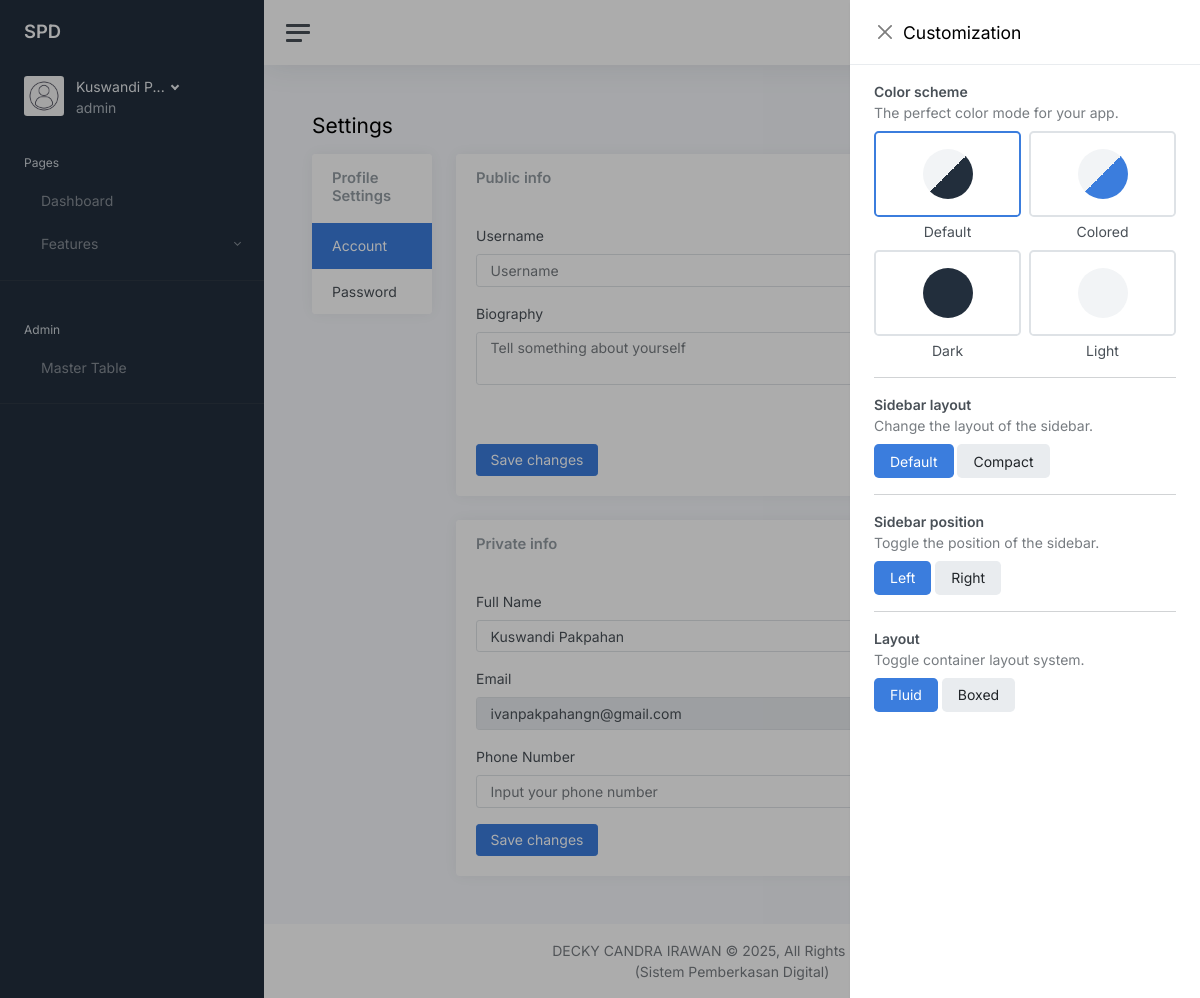
Page /settings (signed in) on the earlier database version.
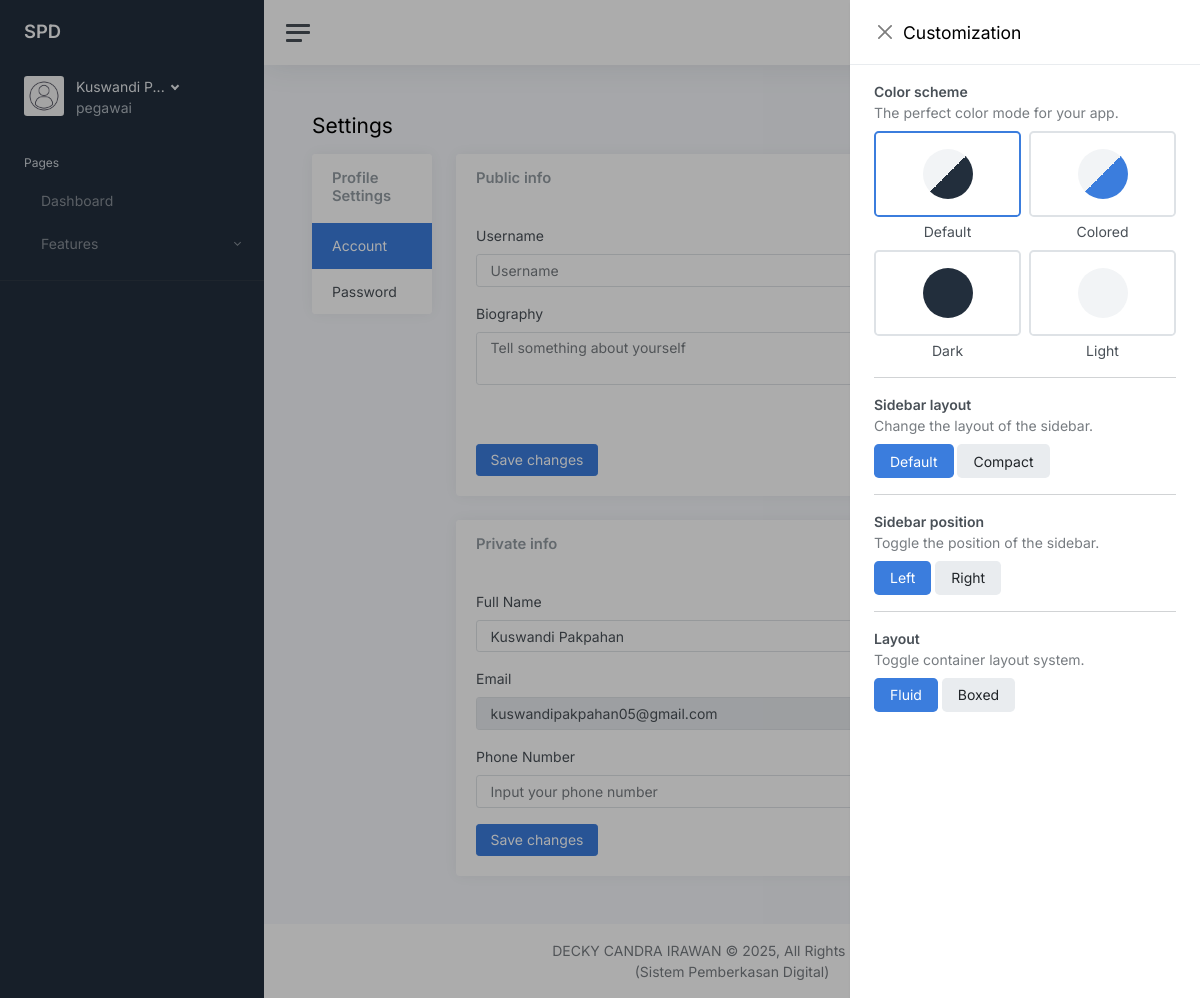
Same page on the later database version.
### tables this page shows
CREATE TABLE users (
                    id INTEGER PRIMARY KEY AUTOINCREMENT,
                    username TEXT,
                    password_hash TEXT NOT NULL,
                    name TEXT,
                    phone_number TEXT,
                    email TEXT UNIQUE NOT NULL,
                    biography TEXT,
                    role TEXT NOT NULL,
                    profile_pict TEXT,
                    reset_token TEXT,
                    reset_token_time TIMESTAMP,
                    remember TEXT,
                    created_at TIMESTAMP DEFAULT CURRENT_TIMESTAMP,
                    updated_at TIMESTAMP       
                );

### controllers/views.py (the view)
@views_blueprint.route('/settings', methods=['GET', 'POST'])
@login_required
def settings():
    if request.method == 'GET':
        session['csrf_token'] = secrets.token_hex(16)
    return render_template('profile_settings.html', current_user=current_user, csrf_token=session['csrf_token'])

### app.py (called while the page is built)
@login_manager.user_loader
def load_user(user_id):
    with get_db() as db:
        user = db.execute('SELECT * FROM users WHERE id = ?', (user_id,)).fetchone()
        return User({key: user[key] for key in user.keys()}) if user else None

@app.template_filter('truncate_word')
def truncate_word(s, length=10):
    return s[:length] + '...' if len(s) > length else s

### controllers/helpers/database.py (called while the page is built)
def get_db():
    conn = sqlite3.connect(DATABASE)
    conn.row_factory = sqlite3.Row
    return conn

### templates/profile_settings.html (shortened to what the changed rows need)
{% include "partials/main_head.html" %} {% include "partials/alert.html" %}
<main class="content">
    <div class="container-fluid p-0">
        <h1 class="h3 mb-3">Settings</h1>
        <div class="row">
            <div class="col-md-9 col-xl-10">
                <div class="tab-content">
                    <div class="tab-pane fade show active" id="account" role="tabpanel">
                        <div class="card">
                            <div class="card-body">
                                <form method="post" action="{{url_for('settings_profile.update_private_info')}}">
                                    <div class="mb-3">
                                        <label class="form-label" for="inputFullName">
                                            Full Name
                                        </label
                      >
                                        <input
                                            name="name"
                                            type="text"
                                            class="form-control"
                                            id="inputFulltName"
                                            placeholder="Full name"
                                            value="{{current_user.name or ''}}"
                                        >
                                    </div>
                                    <div class="mb-3">
                                        <label class="form-label" for="inputEmail4">Email</label>
                                        <input
                                            type="email"
                                            class="form-control"
                                            id="inputEmail4"
                                            placeholder="Email"
                                            name="email"
                                            value="{{current_user.email}}"
                                            disabled
                                        >
                                    </div>
                                </form>
                            </div>
                        </div>
                    </div>
                </div>
            </div>
        </div>
    </div>
</main>
{% include "partials/main_foot.html" %}

### templates/partials/sidebar.html (shortened to what this page needs)
<nav id="sidebar" class="sidebar js-sidebar">
  <div class="sidebar-content js-simplebar">
    <a class="sidebar-brand" href="#">
      <span class="sidebar-brand-text align-middle"> SPD</span>
    </a>
    <div class="sidebar-user">
      <div class="d-flex justify-content-center">
        <div class="flex-shrink-0">
          <img
            class="avatar img-fluid rounded me-1"
            src="{{url_for('static', filename='uploads/avatars/'+(current_user.profile_pict or 'default.jpg'))}}"
            alt="Profile Picture"
          />
        </div>
        <div class="flex-grow-1 ps-2">
          <a
            class="sidebar-user-title dropdown-toggle"
            href="#"
            data-bs-toggle="dropdown"
          >
            {{current_user.name|truncate_word}}
          </a>
          <div class="sidebar-user-subtitle">{{current_user.role}}</div>
        </div>
      </div>
    </div>
    <ul class="sidebar-nav">
      <li class="sidebar-header">Pages</li>
      <li
        class="sidebar-item {{ 'active' if page_title == 'Dashboard' else '' }}"
      >
        <a class="sidebar-link" href="{{url_for('views.dashboard')}}">
          <span class="align-middle">Dashboard</span>
        </a>
      </li>
      <li
        class="sidebar-item {{ 'active' if page_title == 'Features' else '' }}"
      >
        <a
          data-bs-target="#pages"
          data-bs-toggle="collapse"
          class="sidebar-link collapsed"
        >
          <span class="align-middle">Features</span>
        </a>
      </li>
      <hr />
      {% if current_user.role == 'admin' %}
      <li class="sidebar-header">Admin</li>
      <li
        class="sidebar-item {{ 'active' if page_title == 'Master Admin' else '' }}"
      >
        <a class="sidebar-link" href="/master_admin">
          <span class="align-middle">Master Table</span>
        </a>
      </li>
      <hr />
      {% endif %}
      <li class="sidebar-item">
        <div id="google_translate_element" class="sidebar-link"></div>
      </li>
    </ul>
  </div>
</nav>

Differences in the rows shown:
changed users "Kuswandi Pakpahan": role "admin" → "pegawai"; email "ivanpakpahangn@gmail.com" → "kuswandipakpahan05@gmail.com"
Other differences:
text no longer shown: "Admin Master Table"
